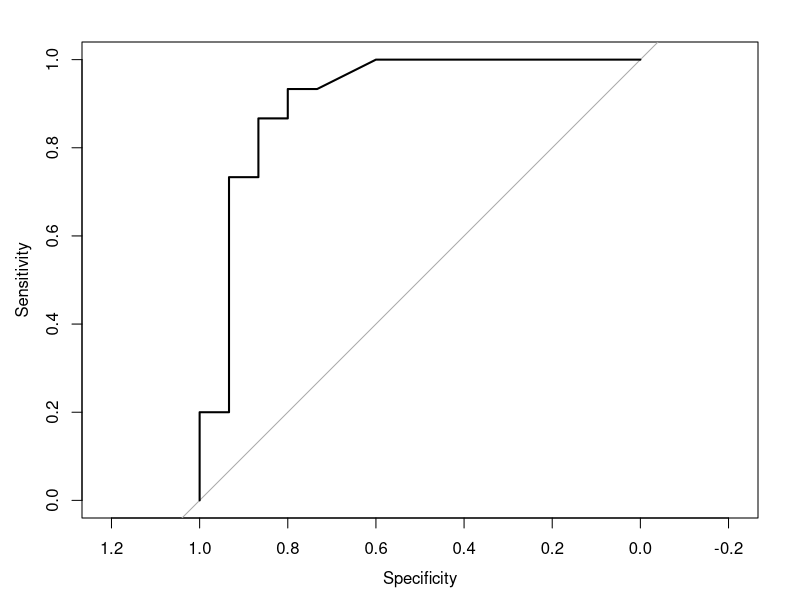

Generate this figure with R:
## ---- chunk 1
library(caret)
library(pROC)
library(tidyverse)
## ---- chunk 2
data <- read.csv2("EP09 Datos.csv", stringsAsFactors = TRUE) # Se lee el archivo

IMC <- data$Weight / ((data$Height / 100) ** 2)  # Se pasa la altura de centimetros a metros y se calcula IMC
EN <- ifelse(IMC > 25, 1, 0) # Se inicia un vector dicotomico  (1: Sobrepeso, 0: No sobrepeso)

data <- data.frame(data, EN)

hombres <- subset(data, Gender == 1)
hombres$Gender <- NULL
sobrepeso <- subset(hombres, EN == 1)
noSobrepeso <- subset(hombres, EN == 0)

## ---- chunk 3
set.seed(1667) # Se define la semilla según el rut del miembro mayor (ultimos 4 digitos antes del digito verificador)

# Se toma una muestra de 90 con 45 en sobrepeso y 45 que no
muestra <- merge(sample_n(sobrepeso, 45), sample_n(noSobrepeso, 45), all = TRUE)  

sobrepeso <- subset(muestra, EN == 1)
noSobrepeso <- subset(muestra, EN == 0)

# Se obtiene una submuestra de 60 con 30 en sobrepeso y 30 que no para el entrenamiento del modelo
entrenamiento <- merge(sample_n(sobrepeso, 30), sample_n(noSobrepeso, 30), all = TRUE)  

# De la muestra original (de 90) se toman los datos restantes (que no son destinados al entrenamiento), para usarlos para la proxima evaluacion del modelo
evaluacion <- anti_join(muestra, entrenamiento, by = names(muestra))
## ---- chunk 4
predictores <- c("Biacromial.diameter", "Calf.Maximum.Girth", "Chest.depth", "Bicep.Girth", "Bitrochanteric.diameter", "Age", "Elbows.diameter", "Hip.Girth")
## ---- chunk 5
respuesta <- entrenamiento[["EN"]]
entrenamiento[["EN"]] <- NULL

matriz <- entrenamiento %>% select(-any_of(predictores))
correlacion <- cor(matriz, y = respuesta)
correlacion
mejor <- which(correlacion == max(abs(correlacion)))
predictor <- rownames(correlacion)[mejor]
predictor
## ---- chunk 6
modelo_1 <- glm(respuesta ~ Navel.Girth, family = binomial(link = "logit"), data = entrenamiento)
## ---- chunk 7
umbral <- 0.5

probs_1 <- predict(modelo_1, evaluacion, type = "response")
preds_1 <- sapply(probs_1, function(p) ifelse(p >= umbral, "1" , "0"))
preds_1 <- factor(preds_1)

ROC_1 <- roc(evaluacion$EN, probs_1)
matriz <- confusionMatrix(preds_1, as.factor(evaluacion$EN))

plot(ROC_1)
# La curva se aleja bastante de la diagonal por lo que parece ser un buen modelo
matriz
